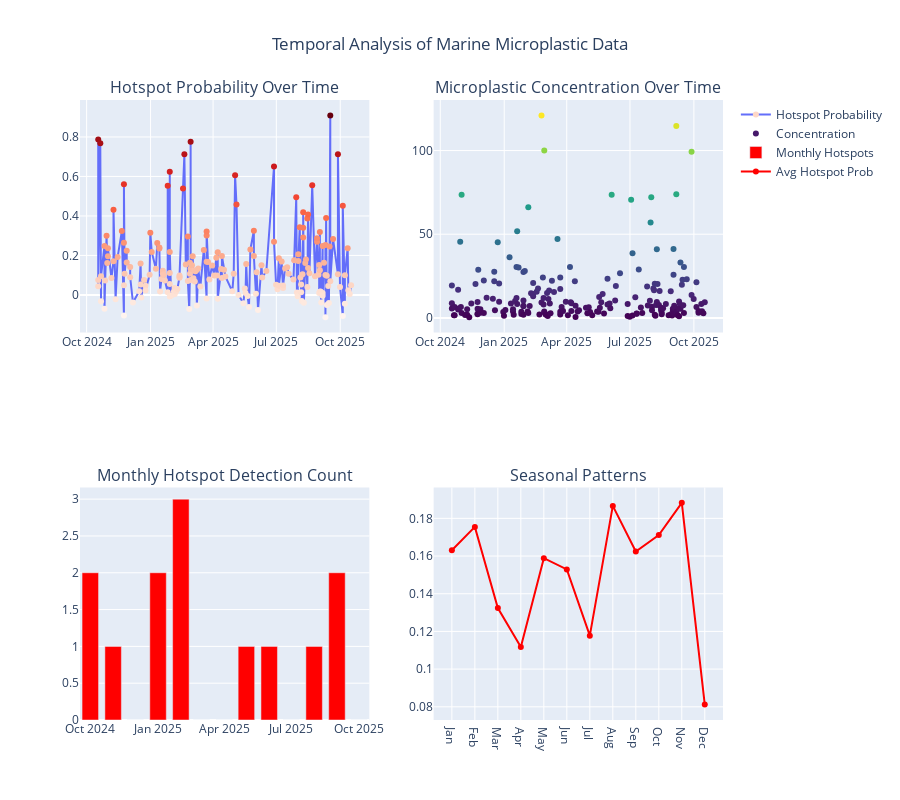

Notebook source saved alongside this figure:
### Markdown cell above
## 📈 Temporal Analysis Dashboard

### Code cell
# Create temporal analysis
temporal_fig = visualizer.create_temporal_analysis()
temporal_fig.show()

print("📈 Temporal analysis reveals:")
print("   • Trends over time")
print("   • Seasonal patterns")
print("   • Monthly hotspot counts")
print("   • Long-term concentration changes")

### Figure 1 — Plotly figure (JSON) as saved in the notebook; plotly's stock layout.template omitted (floating-point values rounded to 4 significant figures; data arrays with more than 128 entries replaced by an {"elided": "..."} marker saying what was removed)
{"data": [{"marker": {"color": {"elided": "200 float values"}, "colorscale": [[0, "rgb(255,245,240)"], [0.125, "rgb(254,224,210)"], [0.25, "rgb(252,187,161)"], [0.375, "rgb(252,146,114)"], [0.5, "rgb(251,106,74)"], [0.625, "rgb(239,59,44)"], [0.75, "rgb(203,24,29)"], [0.875, "rgb(165,15,21)"], [1, "rgb(103,0,13)"]], "size": 6}, "mode": "markers+lines", "name": "Hotspot Probability", "type": "scatter", "x": {"elided": "200 str values"}, "xaxis": "x", "y": {"elided": "200 float values"}, "yaxis": "y"}, {"marker": {"color": {"elided": "200 float values"}, "colorscale": [[0, "#440154"], [0.1111, "#482878"], [0.2222, "#3e4989"], [0.3333, "#31688e"], [0.4444, "#26828e"], [0.5556, "#1f9e89"], [0.6667, "#35b779"], [0.7778, "#6ece58"], [0.8889, "#b5de2b"], [1, "#fde725"]], "size": 6}, "mode": "markers", "name": "Concentration", "type": "scatter", "x": {"elided": "200 str values"}, "xaxis": "x2", "y": {"elided": "200 float values"}, "yaxis": "y2"}, {"marker": {"color": "red"}, "name": "Monthly Hotspots", "type": "bar", "x": ["2024-10", "2024-11", "2024-12", "2025-01", "2025-02", "2025-03", "2025-04", "2025-05", "2025-06", "2025-07", "2025-08", "2025-09", "2025-10"], "xaxis": "x3", "y": [2, 1, 0, 2, 3, 0, 0, 1, 1, 0, 1, 2, 0], "yaxis": "y3"}, {"line": {"color": "red"}, "mode": "lines+markers", "name": "Avg Hotspot Prob", "type": "scatter", "x": ["Jan", "Feb", "Mar", "Apr", "May", "Jun", "Jul", "Aug", "Sep", "Oct", "Nov", "Dec"], "xaxis": "x4", "y": [0.1631, 0.1755, 0.1324, 0.1117, 0.1589, 0.1529, 0.1178, 0.1866, 0.1624, 0.1712, 0.1882, 0.08115], "yaxis": "y4"}], "layout": {"annotations": [{"font": {"size": 16}, "showarrow": false, "text": "Hotspot Probability Over Time", "x": 0.225, "xanchor": "center", "xref": "paper", "y": 1, "yanchor": "bottom", "yref": "paper"}, {"font": {"size": 16}, "showarrow": false, "text": "Microplastic Concentration Over Time", "x": 0.775, "xanchor": "center", "xref": "paper", "y": 1, "yanchor": "bottom", "yref": "paper"}, {"font": {"size": 16}, "showarrow": false, "text": "Monthly Hotspot Detection Count", "x": 0.225, "xanchor": "center", "xref": "paper", "y": 0.375, "yanchor": "bottom", "yref": "paper"}, {"font": {"size": 16}, "showarrow": false, "text": "Seasonal Patterns", "x": 0.775, "xanchor": "center", "xref": "paper", "y": 0.375, "yanchor": "bottom", "yref": "paper"}], "height": 800, "showlegend": true, "title": {"text": "Temporal Analysis of Marine Microplastic Data", "x": 0.5}, "xaxis": {"anchor": "y", "domain": [0, 0.45]}, "xaxis2": {"anchor": "y2", "domain": [0.55, 1]}, "xaxis3": {"anchor": "y3", "domain": [0, 0.45]}, "xaxis4": {"anchor": "y4", "domain": [0.55, 1]}, "yaxis": {"anchor": "x", "domain": [0.625, 1]}, "yaxis2": {"anchor": "x2", "domain": [0.625, 1]}, "yaxis3": {"anchor": "x3", "domain": [0, 0.375]}, "yaxis4": {"anchor": "x4", "domain": [0, 0.375]}}}
